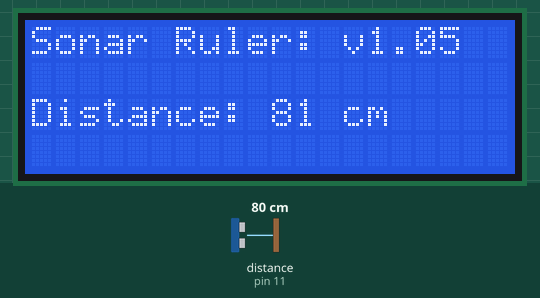
Recording of a sketch running on a simulated Arduino Uno, built with avr-gcc and run on an emulated ATmega328P. On the bench: 20×4 character LCD. The inputs (shaded band) are chosen by the test bench; at power-on: distance to the obstacle (sensor on pin 11) 80 cm. The echo pulse lasts 58.3 µs per cm.

Above: at 1.2 s.
1.3 s: distance to the obstacle (sensor on pin 11) set to 2 cm
At 2.5 s:
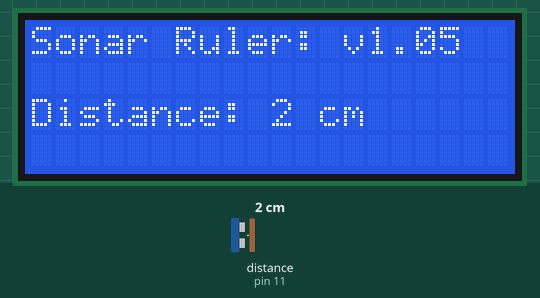
3.3 s: distance to the obstacle (sensor on pin 11) set to 4 cm
At 4.3 s:
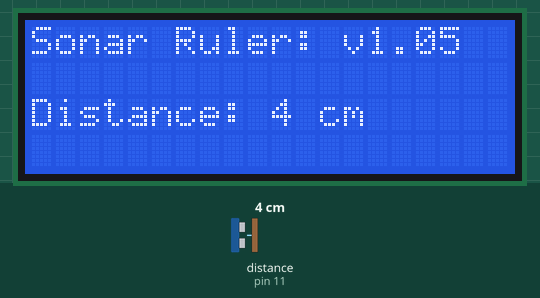
5.1 s: distance to the obstacle (sensor on pin 11) set to 9 cm
At 6.0 s:
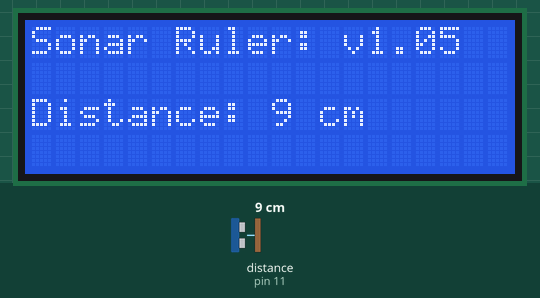
Timing chart, 0 to 8.1 s (numbered marks = the images above; inputs shaded):
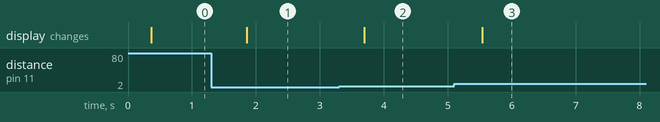

Measured:
- after the input at 1.3 s, the display: changes after 0.55 s (image 1)
- after the input at 3.3 s, the display: changes after 0.40 s (image 2)
- after the input at 5.1 s, the display: changes after 0.44 s (image 3)

The sketch:

UltrasonicRuler.ino
```cpp
#include <LiquidCrystal_I2C.h>
#include <NewPing.h>

// Sonar stuff
const int sonar_trigger_pin = 12;
const int sonar_echo_pin = 11;
const int sonar_max_distance = 200;

LiquidCrystal_I2C lcd(0x27, 2, 1, 0, 4, 5, 6, 7, 3, POSITIVE);
NewPing sonar(sonar_trigger_pin, sonar_echo_pin, sonar_max_distance);

int get_distance(NewPing sonar)
  {
    int micro_seconds = sonar.ping_median(10);
    int distance = sonar.convert_cm(micro_seconds);
    // Serial.println(distance);
    return distance;
  }

void setup()
{
  // Initialize the lcd for 20 chars 4 lines, turn on backlight
  lcd.begin(20, 4);
  // Turn on the backlight
  lcd.backlight();

  // Write characters on the display
  // NOTE: Cursor Position: Lines and Characters start at 0
  lcd.setCursor(0, 0);
  lcd.print("Sonar Ruler: v1.05");
  lcd.setCursor(0, 2);
  lcd.print("Distance:");
}

// loop: RUNS CONSTANTLY
void loop()
{
  // Update the LCD display with the current distance in cm
    lcd.setCursor(10, 2);
    lcd.print(String(get_distance(sonar)) + " cm  ");
    delay(100);
}
```
